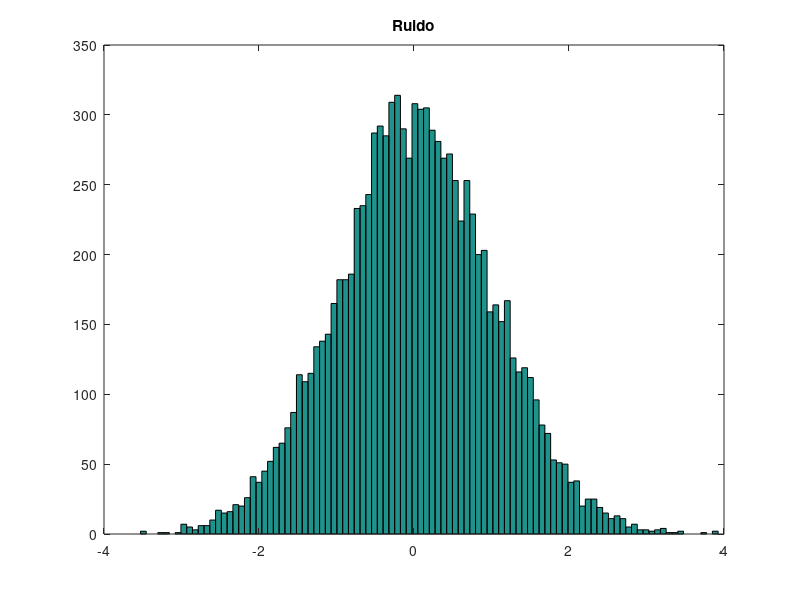
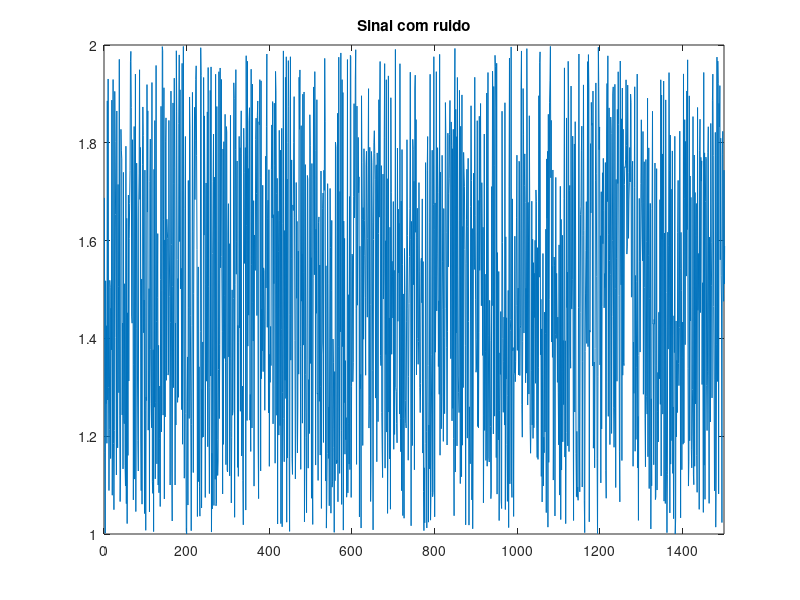
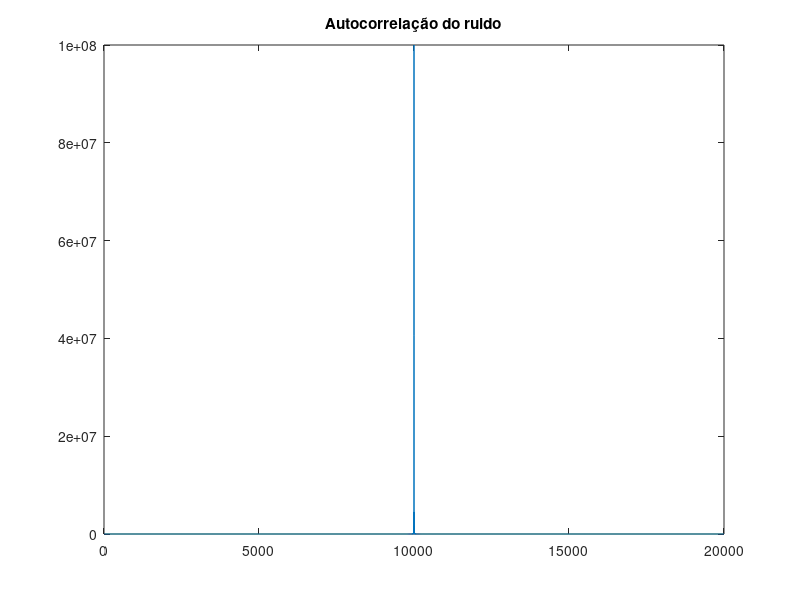
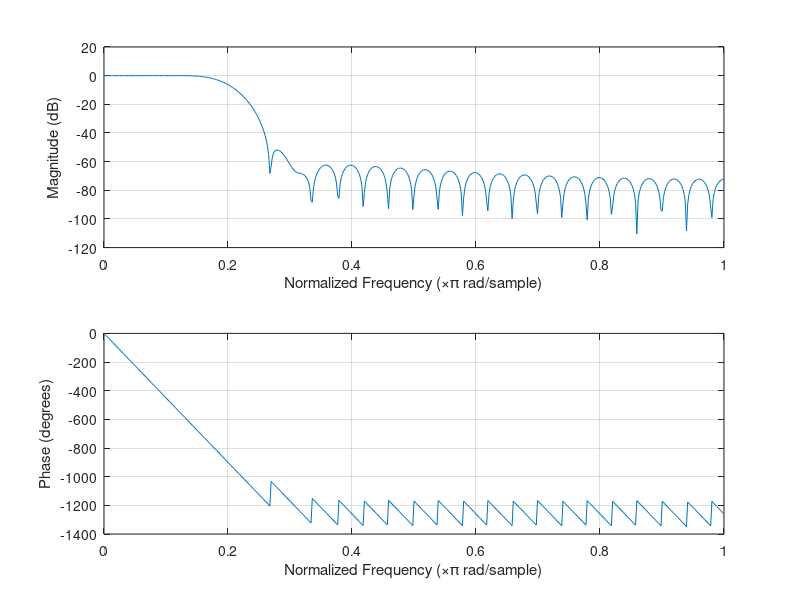

Source code (MATLAB) for these figures, in order:
#------DESCRIÇÃO ATIVIDADE 3 - MARÇO 2020
#ANÁLISE DE SINAIS RUIDO, AUTOCORRELAÇÃO E FILTRAGEM DO SINAL 

#------AUTHOR
#SAROM TORRES

clc; clear all; close all;

fs= 10e3;
ts = 1/fs;
t = [0:ts:1-ts]

%RUIDO
ruido = randn(size(t));
ruido = randn(1,fs);
%HISTOGRAMA RUIDO
figure(1)
hist(ruido,100);
title('Ruido')

%SINAL ALEATÓRIO MAIS RUIDO
info = randi([0 1],1,fs)*2-1;
info_format = rectpuls(info,100);

ruido2 = rand(1,length(info_format));
r = info_format + ruido2;

%PLOT SINAL + RUIDO
figure(2)
plot(r)
title('Sinal com ruido')
xlim([0 1500]);

%AUTOCORRELAÇÃO
Rx = xcorr(info_format);
Gx = fft(Rx);
Gx = fftshift(Gx);
figure(4)
plot(abs(Gx))
title('Autocorrelação do ruido')

%FILTRO
filtro = fir1(50,(1000*2)/fs);
figure(5)
freqz(filtro)

ruido_filt = filter(filtro,1,ruido);
Rf = fft(ruido_filt)/length(ruido_filt);

figure(6)
subplot(211)
plot(ruido_filt)
subplot(212)
plot(abs(fftshift(Rf)))

figure(7)
hist(ruido_filt)
